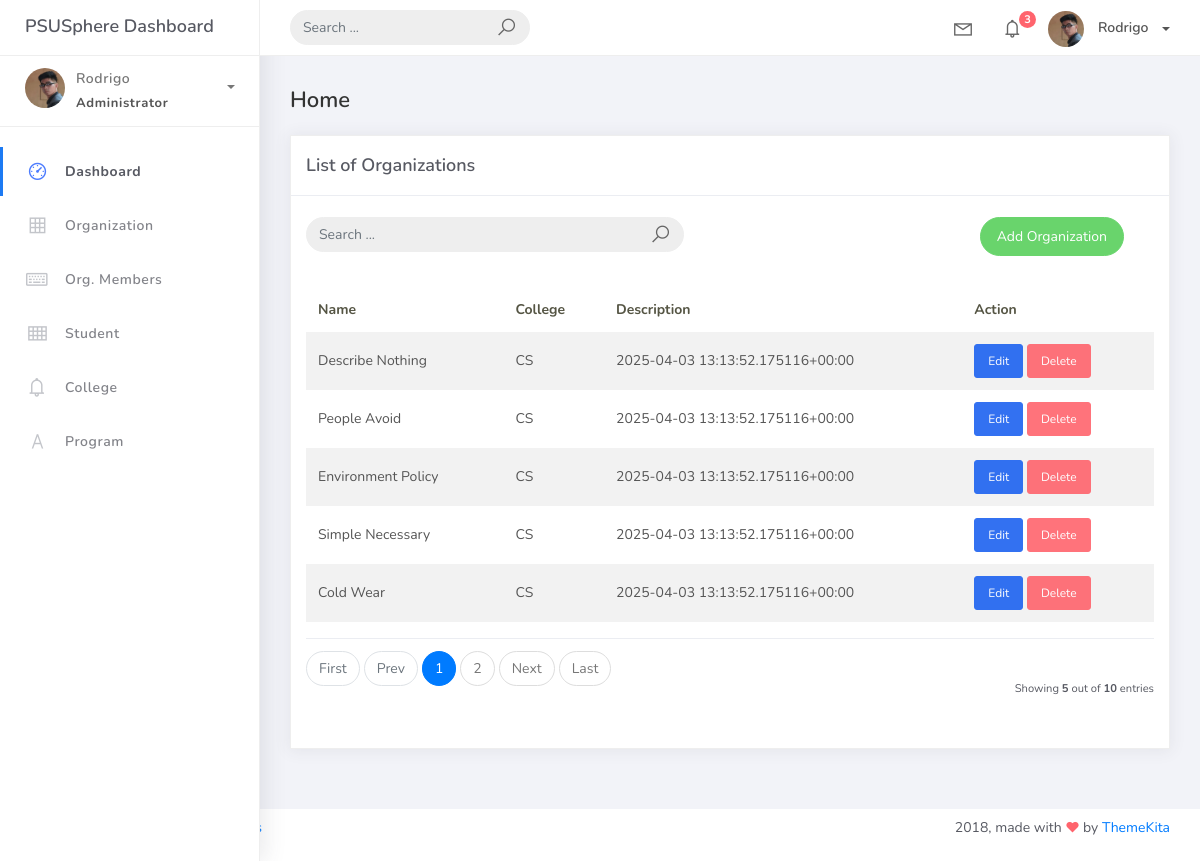
Page /organization_list (signed in) on the earlier database version.
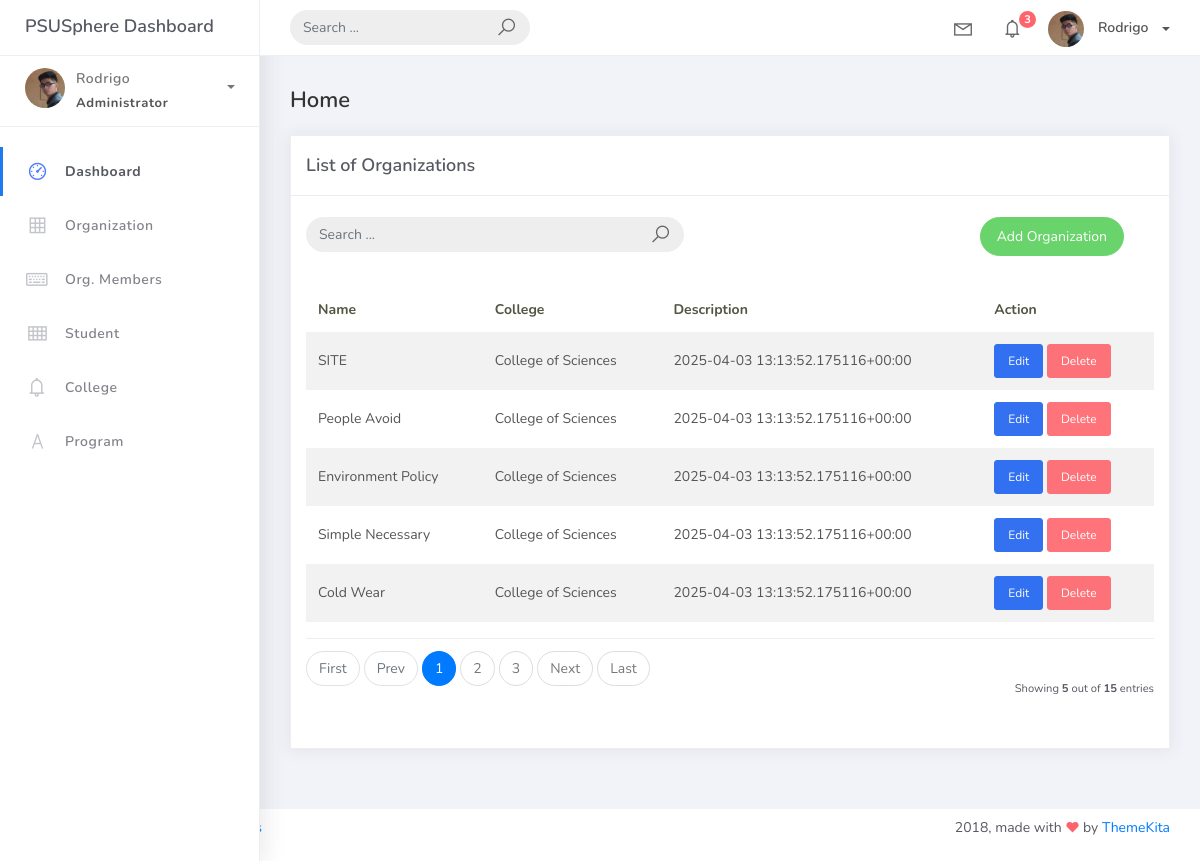
Same page on the later database version.
### studentorg/models.py (models this page shows, shortened)
class BaseModel (models.Model):
    created_at = models.DateTimeField(auto_now_add=True, db_index=True)
    updated_at = models.DateTimeField (auto_now=True)
    class Meta:
        abstract = True

class Organization(BaseModel):
    name = models.CharField(max_length=250)
    college = models.ForeignKey (
        College, null=True, blank=True, on_delete=models.CASCADE)
    description = models.CharField(max_length=500)

class College(BaseModel):
    college_name = models.CharField(max_length=150)
    def __str__(self):
        return self.college_name

### studentorg/views.py (the view)
# urls.py: path('organization_list', OrganizationList.as_view(), name='organization-list'),
@method_decorator(login_required, name="dispatch")
class OrganizationList(ListView):
    model = Organization
    context_object_name = 'organization'
    template_name = 'org_list.html'
    paginate_by = 5
    def get_queryset(self, *args, **kwargs):
        qs = super(OrganizationList, self).get_queryset(*args, **kwargs)
        if self.request.GET.get("q") is not None:
            query = self.request.GET.get("q")
            qs = qs.filter(Q(name__icontains=query) |
                           Q(description__icontains=query) |
                           Q(college__college_name__icontains=query))
        return qs

### templates/org_list.html (shortened to what this page needs)
{% extends 'base.html' %}
{% load static %}
{% block content %}
<div class="content">
    <div class="container-fluid">
        <h4 class="page-title">Home</h4>
        <div class="row">
            <div class="col-md-12">
                <div class="card">
                    <div class="card-header">
                        <div class="card-title">List of Organizations</div>
                    </div>
                    <br />
                    <div class="col-md-12 row">
                        <div class="col-md-6">
                            <form class="navbar-left navbar-form nav-search mr-md-3" action="">
                                <div class="input-group">
                                    <input type="text" placeholder="Search ..." class="form-control" />
                                    <div class="input-group-append">
                                        <span class="input-group-text">
                                            <i class="la la-search search-icon"></i>
                                        </span>
                                    </div>
                                </div>
                            </form>
                        </div>
                        <div class="col-md-6">
                            <div class="pull-right">
                                <a href="{% url 'organization-add' %}" class="btn btn-success btn-rounded">Add Organization</a>
                            </div>
                        </div>
                    </div>
                    <div class="card-body">
                        <table class="table table-striped mt-3">
                            <thead>
                                <tr>
                                    <th scope="col">Name</th>
                                    <th scope="col">College</th>
                                    <th scope="col">Description</th>
                                    <th scope="col">Action</th>
                                </tr>
                            </thead>
                            <tbody>
                                {% for object in object_list %}
                                <tr>
                                    <td>{{ object.name }}</td>
                                    <td>{{ object.college }}</td>
                                    <td>{{ object.description }}</td>
                                    <td>
                                        <a href="{% url 'organization-edit' object.id %}" class="btn btn-sm btn-primary">Edit</a>
                                        <a href="{% url 'organization-delete' object.id %}" class="btn btn-sm btn-danger">Delete</a>
                                    </td>
                                    </tr>
                                {% endfor %}
                            </tbody>
                        </table>
                        {% include 'includes/pagination.html' %}
                    </div>
                </div>
            </div>
        </div>
    </div>
</div>
{% endblock %}

Differences in the rows shown:
changed Organization: name "Describe Nothing" → "SITE"; college "CS" → "College of Sciences"
changed through a linked row, Organization "People Avoid": college "CS" → "College of Sciences"
changed through a linked row, Organization "Environment Policy": college "CS" → "College of Sciences"
changed through a linked row, Organization "Simple Necessary": college "CS" → "College of Sciences"
changed through a linked row, Organization "Cold Wear": college "CS" → "College of Sciences"
Other differences:
{{ paginator.count }}: "10" → "15"
new list line: "3"
